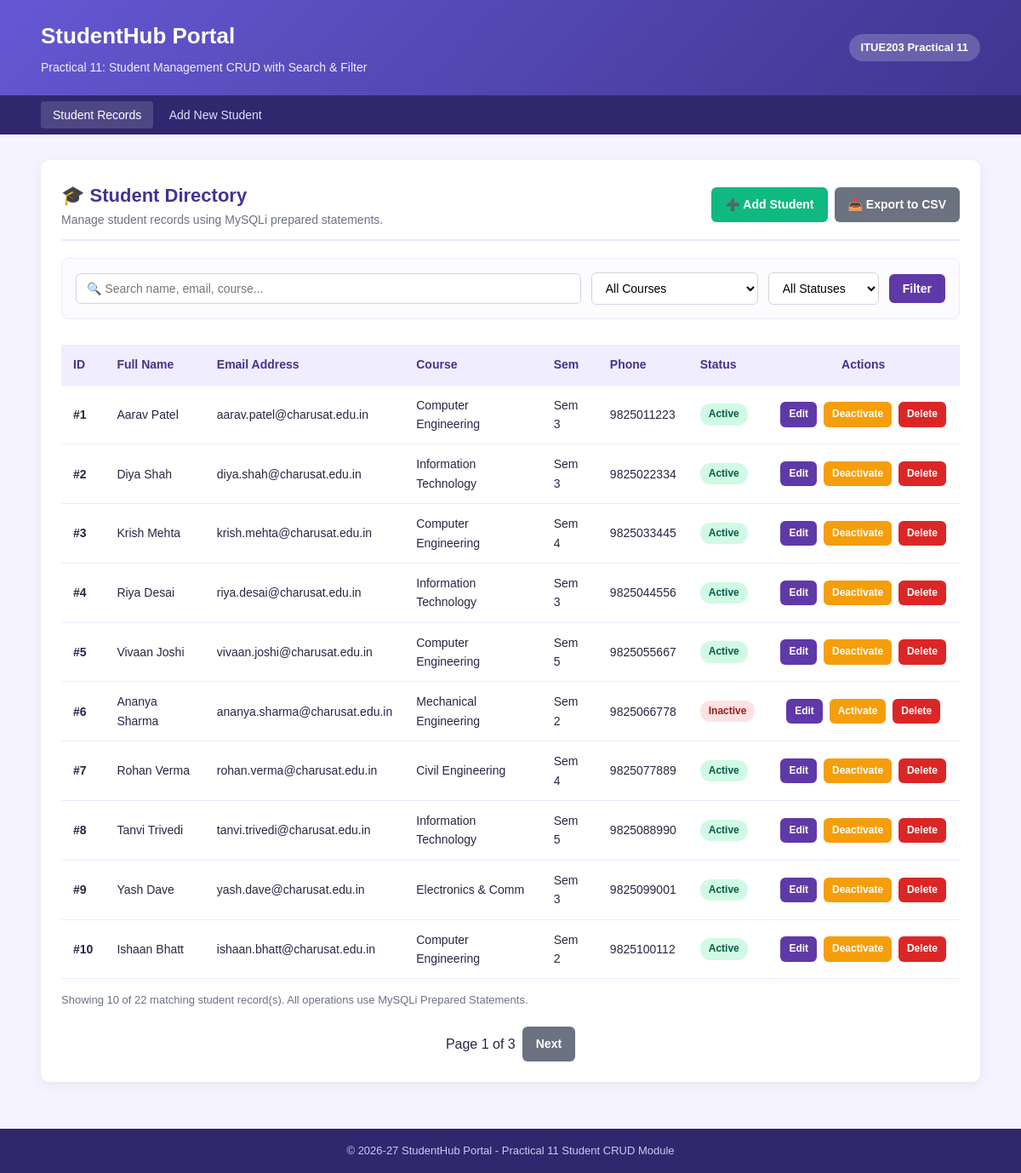
The page / on the database its author committed.
### tables this page shows
CREATE TABLE IF NOT EXISTS `students` (
  `student_id` INT AUTO_INCREMENT PRIMARY KEY,
  `name` VARCHAR(100) NOT NULL,
  `email` VARCHAR(100) NOT NULL UNIQUE,
  `course` VARCHAR(100) NOT NULL,
  `semester` INT NOT NULL DEFAULT 1,
  `phone` VARCHAR(15) NOT NULL DEFAULT '',
  `status` ENUM('Active', 'Inactive') NOT NULL DEFAULT 'Active',
  `created_at` TIMESTAMP DEFAULT CURRENT_TIMESTAMP
);

### index.php (the view, shortened to what this page needs)
<?php
require_once "db.php";
$search = trim($_GET['search'] ?? '');
$course_filter = trim($_GET['course'] ?? '');
$status_filter = trim($_GET['status'] ?? '');
$params = [];
$types = "";
$perPage = 10;
$page = max(1, (int)($_GET['page'] ?? 1));
$offset = ($page - 1) * $perPage;
$countSql = "SELECT COUNT(*) AS total FROM students";
$countStmt = $conn->prepare($countSql);
$countStmt->execute();
$totalRows = (int)$countStmt->get_result()->fetch_assoc()['total'];
$totalPages = max(1, (int)ceil($totalRows / $perPage));
$sql = "SELECT student_id, name, email, course, semester, phone, status, created_at FROM students";
$sql .= " ORDER BY student_id ASC LIMIT ? OFFSET ?";
$stmt = $conn->prepare($sql);
if ($stmt) {
    $pageParams = $params;
    $pageParams[] = $perPage;
    $pageParams[] = $offset;
    $pageTypes = $types . "ii";
    $stmt->bind_param($pageTypes, ...$pageParams);
}
if ($stmt) {
    $stmt->execute();
    $result = $stmt->get_result();
} else {
    $result = $conn->query($sql);
}
?>
<!DOCTYPE html>
<html lang="en">
<head>
    <link rel="stylesheet" href="style.css">
</head>
<body>
    <header class="header">
        <div class="container header-content">
            <div>
                <h1>StudentHub Portal</h1>
                <p>Practical 11: Student Management CRUD with Search & Filter</p>
            </div>
            <div class="header-badge">ITUE203 Practical 11</div>
        </div>
    </header>
    <nav class="navbar">
        <div class="container nav-links">
            <div>
                <a href="index.php" class="active">Student Records</a>
                <a href="add_student.php">Add New Student</a>
            </div>
        </div>
    </nav>
    <main class="container">
        <div class="card-box">
            <div class="page-header-row">
                <div>
                    <h2 class="page-title">🎓 Student Directory</h2>
                    <p style="color: #6b7280; font-size: 14px;">Manage student records using MySQLi prepared statements.</p>
                </div>
                <div style="display: flex; gap: 8px;">
                    <a href="add_student.php" class="btn btn-success">➕ Add Student</a>
                    <a href="export_csv.php?search=<?php echo urlencode($search); ?>&course=<?php echo urlencode($course_filter); ?>&status=<?php echo urlencode($status_filter); ?>" class="btn btn-secondary">📥 Export to CSV</a>
                </div>
            </div>
            <form action="index.php" method="GET" class="filter-form">
                <input type="text" name="search" class="filter-input" placeholder="🔍 Search name, email, course..." value="<?php echo htmlspecialchars($search); ?>">
                <select name="course" class="filter-select">
                    <option value="">All Courses</option>
                </select>
                <select name="status" class="filter-select" style="min-width: 130px;">
                    <option value="">All Statuses</option>
                </select>
                <button type="submit" class="btn btn-primary">Filter</button>
            </form>
            <div class="table-responsive">
                <table>
                    <thead>
                        <tr>
                            <th>ID</th>
                            <th>Full Name</th>
                            <th>Email Address</th>
                            <th>Course</th>
                            <th>Sem</th>
                            <th>Phone</th>
                            <th>Status</th>
                            <th style="text-align: center;">Actions</th>
                        </tr>
                    </thead>
                    <tbody>
                        <?php if ($result && $result->num_rows > 0): ?>
                            <?php while ($row = $result->fetch_assoc()): ?>
                                <tr>
                                    <td><strong>#<?php echo htmlspecialchars((string)$row['student_id']); ?></strong></td>
                                    <td><?php echo htmlspecialchars($row['name']); ?></td>
                                    <td><?php echo htmlspecialchars($row['email']); ?></td>
                                    <td><?php echo htmlspecialchars($row['course']); ?></td>
                                    <td>Sem <?php echo htmlspecialchars((string)$row['semester']); ?></td>
                                    <td><?php echo htmlspecialchars($row['phone']); ?></td>
                                    <td>
                                        <span class="badge <?php echo $row['status'] === 'Active' ? 'badge-active' : 'badge-inactive'; ?>">
                                            <?php echo htmlspecialchars($row['status']); ?>
                                        </span>
                                    </td>
                                    <td style="text-align: center; white-space: nowrap;">
                                        <a href="edit_student.php?id=<?php echo $row['student_id']; ?>" class="btn btn-sm btn-primary">Edit</a>
                                        <a href="delete_student.php?id=<?php echo $row['student_id']; ?>&action=toggle_status" class="btn btn-sm btn-warning" title="Toggle Active/Inactive">
                                            <?php echo $row['status'] === 'Active' ? 'Deactivate' : 'Activate'; ?>
                                        </a>
                                        <a href="delete_student.php?id=<?php echo $row['student_id']; ?>&action=delete"
                                           class="btn btn-sm btn-danger"
                                           onclick="return confirm('Are you sure you want to delete <?php echo addslashes($row['name']); ?> permanently?');">
                                            Delete
                                        </a>
                                    </td>
                                </tr>
                            <?php endwhile; ?>
                        <?php endif; ?>
                    </tbody>
                </table>
            </div>
            <p style="margin-top: 15px; font-size: 13px; color: #6b7280;">
                Showing <?php echo $result ? $result->num_rows : 0; ?> of <?php echo $totalRows; ?> matching student record(s). All operations use MySQLi Prepared Statements.
            </p>
            <?php if ($totalPages > 1): ?>
                <div class="pagination" style="display:flex; gap:8px; justify-content:center; align-items:center; margin-top:20px; flex-wrap:wrap;">
                    <span>Page <?php echo $page; ?> of <?php echo $totalPages; ?></span>
                    <?php if ($page < $totalPages): ?>
                        <a class="btn btn-secondary" href="?<?php echo http_build_query(array_merge($_GET, ['page' => $page + 1])); ?>">Next</a>
                    <?php endif; ?>
                </div>
            <?php endif; ?>
        </div>
    </main>
    <footer>
        <div class="container">
            <p>&copy; 2026-27 StudentHub Portal - Practical 11 Student CRUD Module</p>
        </div>
    </footer>
</body>
</html>

### style.css (style rules this page uses)
* { box-sizing: border-box; margin: 0; padding: 0; }
body { font-family: Arial, sans-serif; line-height: 1.6; color: #292544; background: #f5f3ff; min-height: 100vh; display: flex; flex-direction: column; }
.container { width: 92%; max-width: 1200px; margin: auto; }
.header { background: linear-gradient(135deg, #6558d3, #40358f); color: white; padding: 22px 0; box-shadow: 0 2px 10px rgba(64, 53, 143, 0.2); }
.header-content { display: flex; align-items: center; justify-content: space-between; flex-wrap: wrap; gap: 10px; }
.header h1 { font-size: 26px; margin-bottom: 4px; }
.header p { font-size: 14px; opacity: 0.9; }
.header-badge { background: rgba(255, 255, 255, 0.2); padding: 6px 14px; border-radius: 20px; font-size: 13px; font-weight: bold; }
.navbar { background: #30276f; }
.nav-links { display: flex; flex-wrap: wrap; align-items: center; justify-content: space-between; padding: 10px 0; }
.nav-links a { color: #e2e0f8; text-decoration: none; padding: 8px 14px; font-size: 14px; border-radius: 4px; transition: background 0.2s; }
.nav-links a:hover, .nav-links a.active { background: rgba(255, 255, 255, 0.15); color: #ffffff; }
main { flex: 1; padding: 30px 0; }
.card-box { background: #ffffff; border-radius: 10px; padding: 24px; box-shadow: 0 4px 15px rgba(0, 0, 0, 0.06); margin-bottom: 25px; }
.page-header-row { display: flex; justify-content: space-between; align-items: center; flex-wrap: wrap; gap: 15px; margin-bottom: 20px; padding-bottom: 12px; border-bottom: 2px solid #ede9fe; }
.page-title { color: #40358f; font-size: 22px; }
.filter-form { display: flex; flex-wrap: wrap; gap: 12px; align-items: center; background: #fcfbfe; padding: 16px; border-radius: 8px; border: 1px solid #ede9fe; margin-bottom: 20px; }
.filter-input { flex: 1; min-width: 180px; padding: 9px 12px; border: 1px solid #d1d5db; border-radius: 6px; font-size: 14px; outline: none; }
.filter-select { padding: 9px 12px; border: 1px solid #d1d5db; border-radius: 6px; font-size: 14px; outline: none; background: white; min-width: 160px; }
.btn { display: inline-block; padding: 9px 16px; font-size: 14px; font-weight: bold; text-align: center; text-decoration: none; border-radius: 6px; cursor: pointer; border: none; transition: all 0.2s; }
.btn-primary { background: #6039a8; color: white; }
.btn-success { background: #10b981; color: white; }
.btn-danger { background: #dc2626; color: white; }
.btn-secondary { background: #6b7280; color: white; }
.btn-warning { background: #f59e0b; color: white; }
.btn-sm { padding: 5px 10px; font-size: 12px; margin: 2px; }
.table-responsive { overflow-x: auto; }
table { width: 100%; border-collapse: collapse; margin-top: 10px; }
th, td { padding: 12px 14px; text-align: left; font-size: 14px; border-bottom: 1px solid #ede9fe; }
th { background: #f0edff; color: #40358f; font-weight: 600; }
.badge { display: inline-block; padding: 3px 10px; border-radius: 12px; font-size: 12px; font-weight: bold; }
.badge-active { background: #d1fae5; color: #065f46; }
.badge-inactive { background: #fee2e2; color: #991b1b; }
footer { background: #30276f; color: #cfcbef; text-align: center; padding: 16px 0; font-size: 13px; margin-top: auto; }

### rows shown on the page
students: student_id "1", name "Aarav Patel", email "aarav.patel@charusat.edu.in", course "Computer Engineering", semester "3", phone "9825011223", status "Active", shows "Deactivate"
students: student_id "2", name "Diya Shah", email "diya.shah@charusat.edu.in", course "Information Technology", semester "3", phone "9825022334", status "Active", shows "Deactivate"
students: student_id "3", name "Krish Mehta", email "krish.mehta@charusat.edu.in", course "Computer Engineering", semester "4", phone "9825033445", status "Active", shows "Deactivate"
students: student_id "4", name "Riya Desai", email "riya.desai@charusat.edu.in", course "Information Technology", semester "3", phone "9825044556", status "Active", shows "Deactivate"
students: student_id "5", name "Vivaan Joshi", email "vivaan.joshi@charusat.edu.in", course "Computer Engineering", semester "5", phone "9825055667", status "Active", shows "Deactivate"
students: student_id "6", name "Ananya Sharma", email "ananya.sharma@charusat.edu.in", course "Mechanical Engineering", semester "2", phone "9825066778", status "Inactive", shows "Activate"
students: student_id "7", name "Rohan Verma", email "rohan.verma@charusat.edu.in", course "Civil Engineering", semester "4", phone "9825077889", status "Active", shows "Deactivate"
students: student_id "8", name "Tanvi Trivedi", email "tanvi.trivedi@charusat.edu.in", course "Information Technology", semester "5", phone "9825088990", status "Active", shows "Deactivate"
students: student_id "9", name "Yash Dave", email "yash.dave@charusat.edu.in", course "Electronics & Comm", semester "3", phone "9825099001", status "Active", shows "Deactivate"
students: student_id "10", name "Ishaan Bhatt", email "ishaan.bhatt@charusat.edu.in", course "Computer Engineering", semester "2", phone "9825100112", status "Active", shows "Deactivate"

### other values the page prints
$result->num_rows "10"
$totalRows "22"
$page "1"
$totalPages "3"
